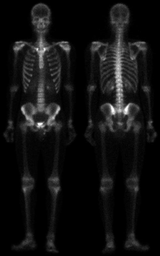
#> input picture python/data/bonescan.tif, 160 x 256 px, shrunk from 1026 x 1641 before the run, found by its file name
$ jupyter execute image_process.ipynb   (older library calls are emulated)
#> lines starting #> are read from the running program, lines starting #| are printed output that depends on the picture; after the words box and inside, x2 and y2 are one past the last pixel; in counts of white or black regions, pixels touching at a corner belong together
#### Bonescan with different iamge process

[cell 1]
import cv2
import matplotlib.pyplot as plt
import numpy as np
import os

[cell 2]
def createFigure(windowName, title, subTitle, image):
    plt.figure(windowName)
    plt.subplots_adjust(left=0.014, right=1-0.014, top=1, bottom=0,hspace=0.2, wspace=0.014)
    plt.suptitle(title, fontsize=14)
    for st,loc,img in zip(subTitle,range(141,145),image):
        setPosition(title=st, position=loc, image=img)

def setPosition(title, position, image):
    plt.subplot(position)
    plt.title(title)
    plt.imshow(image, cmap="gray",aspect="equal")
    plt.axis('off')

def Laplacian(image):

    kernel = np.array([[-1, -1, -1],
                       [-1,  8, -1],
                       [-1, -1, -1]])

    laplacian = cv2.filter2D(image, cv2.CV_32F, kernel)
    g_m = laplacian - laplacian.min()
    L_rescale=(g_m/(g_m.max()-g_m.min()))*255 #rescale[0,255]並轉回原來的uint8形式
    return cv2.convertScaleAbs(L_rescale), cv2.convertScaleAbs(laplacian)

def Sobel(image):
    kernel_UD = np.array([[-1, -2, -1],
                          [ 0,  0,  0],
                          [ 1,  2,  1]])
    kernel_LR = np.array([[-1,  0,  1],
                          [-2,  0,  2],
                          [-1,  0,  1]])
    sobel = cv2.addWeighted(cv2.convertScaleAbs(cv2.filter2D(image, cv2.CV_32F, kernel_UD)),0.5,
                            cv2.convertScaleAbs(cv2.filter2D(image, cv2.CV_32F, kernel_LR)),0.5,0)
    sobel_math =  (cv2.filter2D(image, cv2.CV_32F, kernel_UD)**2 + cv2.filter2D(image, cv2.CV_32F, kernel_LR)**2)**0.5
    sobel_math =cv2.addWeighted(cv2.convertScaleAbs(cv2.filter2D(image, cv2.CV_32F, kernel_UD)),1,
                            cv2.convertScaleAbs(cv2.filter2D(image, cv2.CV_32F, kernel_LR)),1,0)
    return sobel, cv2.convertScaleAbs(sobel_math)

def Sobel_BoxFilter(image):
    box_filter =  np.ones((5,5))/25
    sobel_smooth = cv2.filter2D(image,-1, box_filter)
    return sobel_smooth

def test(img):#410785031
    img = img.astype('int16')
    l = np.clip(cv2.Laplacian(img,cv2.CV_16S, ksize=3),0,255)
    # clip 只將超出限制的壓成min/max 而不是rescale
    # cv2.Laplacian 的kernel[[0 1 0][1 -4 1][0 1 0]]

    sobel_x = cv2.Sobel(img,cv2.CV_16S, dx=1,dy=0,ksize=3)
    sobel_y = cv2.Sobel(img,cv2.CV_16S, dx=0,dy=1,ksize=3)

    a= (np.absolute(sobel_x)+np.absolute(sobel_y))
    sobel_img = np.clip(np.absolute(sobel_x)+np.absolute(sobel_y),0,255)

    # sobel_img 正確但不能確定可以永遠正確

    box_filt = np.clip(cv2.boxFilter(sobel_img,cv2.CV_16S, ksize=(5,5)),0,255)
    b = cv2.boxFilter(sobel_img,cv2.CV_16S, ksize=(5,5))
    # b == box_filt

    mask = np.clip(cv2.multiply(laplacian,box_filt.astype(np.uint8),scale=1/255),0,255)
    # multiply 相乘很多值都會>255用np.clip將她押乘255就會一片白

    # 檔案要轉回 uint8
    sharp_AF = np.clip(cv2.add(img.astype(np.uint8), mask),0,255)

    AF_power = np.clip(255*(sharp_AF/255)**0.4 -20, 0, 255)
    AF_power = np.clip(255*(sharp_AF/255)**0.5, 0, 255)
    g = np.array((255*(orignal_SL/255)**0.5),dtype='uint8')
    AF = 255*(sharp_AF/255)**0.5

if __name__ == '__main__':
    orignal = cv2.imread("./data/bonescan.tif",cv2.IMREAD_GRAYSCALE) #(a)
#> orignal is the input picture: shape (256, 160); min 0, max 255, mean 17.1
    laplacian_show, laplacian= Laplacian(image=orignal) #(b)

    orignal_laplacian = cv2.addWeighted(orignal,1,laplacian,1,0) #(c)
    sobel ,sobel_t= Sobel(image=orignal) #(d)


    sobel_smooth = Sobel_BoxFilter(sobel) #(e)
    sobel_laplacian = cv2.multiply(sobel_smooth, laplacian, scale=1/255) #(f)

    orignal_SL = cv2.addWeighted(orignal,1,sobel_laplacian,1,0) #(g)
    gamma = np.array(1*((orignal_SL)**0.5),dtype='uint8') #(h)
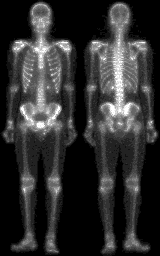
#> gamma: shape (256, 160); min 0, max 15, mean 2.81; drawn with min black and max white

    createFigure(windowName = "A to D",
                 title = "A to D (left to right)",
                 subTitle = ["orignal(a)","laplacian(b)","orignal+laplacian(c)","sobel(d)"],
                 image = [orignal,laplacian_show,sobel_laplacian,sobel])
#> the loop in createFigure, `for st,loc,img in zip(subTitle,range(141,145),image):` made 4 passes
#> st on passes 1 to 4: 'orignal(a)', 'laplacian(b)', 'orignal+laplacian(c)', 'sobel(d)'
    createFigure(windowName = "E to H",
                 title = "E to H (left to right)",
                 subTitle = ["sobel_smooth(e)","sobel_laplacian(f)","orignal+sobel_laplacian(g)","gamma_0.5(h)"],
                 image = [sobel_smooth,sobel_laplacian,orignal_SL,gamma])
#> the loop in createFigure (call 2), `for st,loc,img in zip(subTitle,range(141,145),image):` made 4 passes
    plt.show()

#### DFT and IDFT

[cell 3]
import numpy as np
import matplotlib.pyplot as plt
import cv2

def imshow(titleSet, subSet, imageSet, count):
    num = 0
    for title in titleSet:
        createFigure(windowName = title,
                    title = title + " (left to right)",
                    subTitle = subSet[num : num+count],
                    image = imageSet[num : num+count])
        num+=count

def createFigure(windowName, title, subTitle, image):
    plt.figure(windowName)
    plt.subplots_adjust(left=0.014, right=1-0.014, top=1, bottom=0,hspace=0.2, wspace=0.014)
    plt.suptitle(title, fontsize=14)
    for st,loc,img in zip(subTitle,range(121,123),image):
        setPosition(title=st, position=loc, image=img)

def setPosition(title, position, image):
    plt.subplot(position)
    plt.title(title)
    plt.imshow(image, cmap="gray",aspect="equal")
    plt.axis('off')

def multiplying(img,m,n):
    img = np.array(img,dtype=np.float32)
    for x in range(m):
        for y in range(n):
            if (x+y)%2 == 1:
                img[x][y] = np.array(img[x][y],np.float32)*(-1)
    return img

def DFT(image):
    dft = cv2.dft(np.float32(image), flags=cv2.DFT_COMPLEX_OUTPUT)
    magnitude_spectrum = np.log(cv2.magnitude(dft[:,:,0], dft[:,:,1]))
    magnitude_spectrum = cv2.convertScaleAbs(magnitude_spectrum)
    magnitude_spectrum=cv2.normalize(magnitude_spectrum,0,255,norm_type=cv2.NORM_MINMAX)
    return magnitude_spectrum, dft # for idft

def GLPF(image, D0=30):
    (row, col) = image.shape
    center_row, center_col = int(row/2),int(col/2)
    mask = np.zeros((row,col))
    mask_2 = np.zeros((row,col,2)) # for idft
    for now_row in range(row):
        for now_col in range(col):
            distance = np.sqrt((now_row-center_row)**2+(now_col-center_col)**2)
            tmp = np.exp(-(distance * distance) / (2 * D0 * D0))
            mask[now_row, now_col]=  tmp
            mask_2[now_row, now_col]= tmp
    return mask, mask_2

def IDFT(image):
    idft = cv2.idft(image)
    magnitude_spectrum = cv2.magnitude(idft[:,:,0], idft[:,:,1])
    magnitude_spectrum=cv2.normalize(magnitude_spectrum,0,255,norm_type=cv2.NORM_MINMAX)
    return magnitude_spectrum

if __name__ == '__main__':
    orignal = cv2.imread("./data/integrated-ckt-damaged.tif",cv2.IMREAD_GRAYSCALE) #(a)
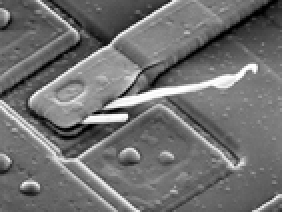
#> input picture python/data/integrated-ckt-damaged.tif, 141 x 106 px, shrunk from 906 x 678 before the run, found by its file name (shown 2 times larger)
#> orignal is the input picture: shape (106, 141); min 0, max 255, mean 112.6
    (M,N) = orignal.shape
#> M = 106; N = 141
    orignal = cv2.resize(orignal,(2*N,2*M))
#> orignal: shape (212, 282)
    (M,N) = orignal.shape
#> M = 212; N = 282
    padding = cv2.copyMakeBorder(orignal, 0, M, 0, N, cv2.BORDER_CONSTANT, value=0) #(b)
    moveToCenter = multiplying(padding.copy(),M,N) #(b)
#> after the loop in multiplying, `for x in range(m):`:
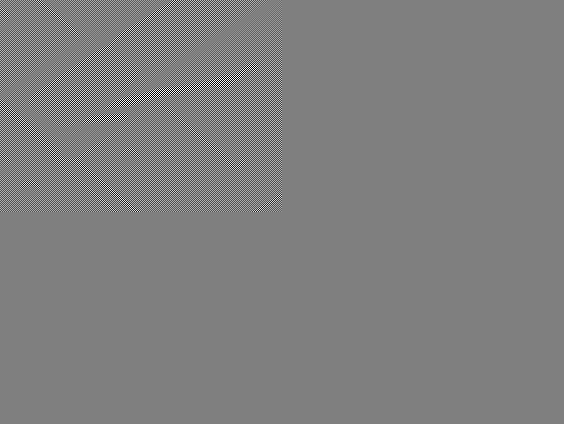
#> img: shape (424, 564) float32; min -255, max 255, mean 0; drawn with min black and max white
    dft, tmp_dft = DFT(moveToCenter) #(d)
    # Centered Gaussian lowpass filter transfer function
    glpf, tmp_glpf= GLPF(dft) #(e)
#> after the loop in GLPF, `for now_row in range(row):`:
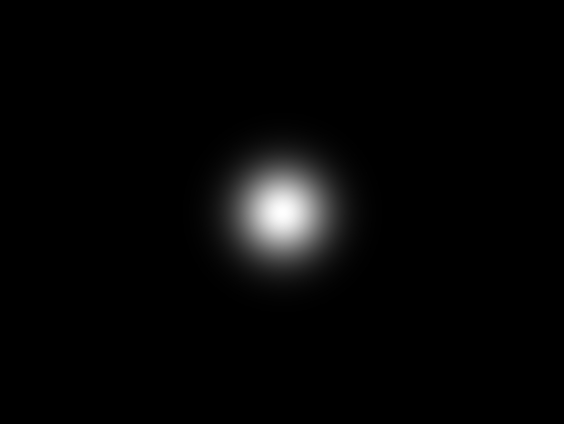
#> mask: shape (424, 564) float64; min 9.31e-31, max 1, mean 0.0236
    hf = glpf * dft #(f)
    #IDFT
    idft = IDFT(tmp_dft*tmp_glpf) #(g)
    #split
    final = idft[:M,:N] #(h)
    np.clip(moveToCenter, 0, 255, moveToCenter) #用於展示(c)
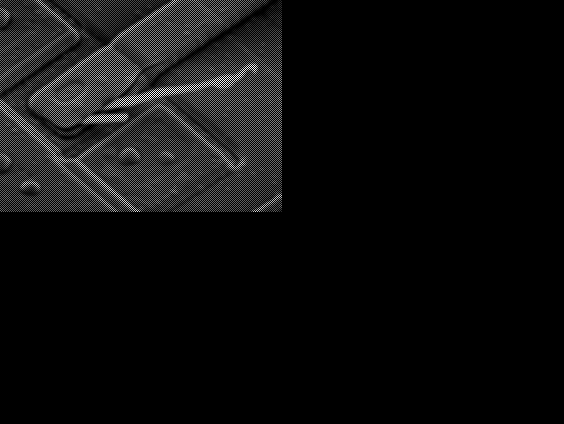
#> moveToCenter: shape (424, 564) float32; 12.5% of pixels changed, all inside (x1, y1, x2, y2) = (0, 0, 282, 212)
    imshow( titleSet = ["A and B", "C and D", "E and F", "G and H"],
            subSet = ["Orignal(a)","Padding(b)","Multiplying(c)","DFT(d)","GLPF(e)","H*F(f)","IDFT(g)","Final(h)"],
            imageSet = [orignal,padding,moveToCenter,dft,glpf,hf,idft,final],
            count=2)
#> after the loop in imshow, `for title in titleSet:`: num = 8
    plt.show()

#### WaterShed

[cell 4]
import numpy as np
import matplotlib.pyplot as plt
import cv2
from scipy.ndimage import label
def segment_on_dt(a, img):
    border = cv2.dilate(img, None, iterations=5)
    border = border - cv2.erode(border, None)

    dt = cv2.distanceTransform(img, cv2.DIST_L2, 3)
    plt.imshow(dt)
    plt.show()
    dt = ((dt - dt.min()) / (dt.max() - dt.min()) * 255).astype(np.uint8)
    _, dt = cv2.threshold(dt, 140, 255, cv2.THRESH_BINARY)
    lbl, ncc = label(dt)
    lbl = lbl * (255 / (ncc + 1))
    # Completing the markers now.
    lbl[border == 255] = 255

    lbl = lbl.astype(np.int32)
    cv2.watershed(a, lbl)
    print("[INFO] {} unique segments found".format(len(np.unique(lbl)) - 1))
    lbl[lbl == -1] = 0
    lbl = lbl.astype(np.uint8)
    return 255 - lbl
def single(img):
    plt.imshow(img, cmap="gray",aspect="equal")
    plt.show()

def imshow(titleSet, subSet, imageSet, count):
    num = 0
    for title in titleSet:
        createFigure(windowName = title,
              title = title,
              subTitle = subSet[num : num+count],
              image = imageSet[num : num+count])
        num+=count

def createFigure(windowName, title, subTitle, image):
    plt.figure(windowName)
    plt.subplots_adjust(left=0.014, right=1-0.014, top=0.85, bottom=0,hspace=0.2, wspace=0.014)
    plt.suptitle(title, fontsize=14)
    for st,loc,img in zip(subTitle,range(121,123),image):
        setPosition(title=st, position=loc, image=img)

def setPosition(title, position, image):
    plt.subplot(position)
    plt.title(title)
    plt.imshow(image, cmap="gray",aspect="equal")
    plt.axis('off')


if __name__ == '__main__':
    img = cv2.imread("./data/coins.jpg")
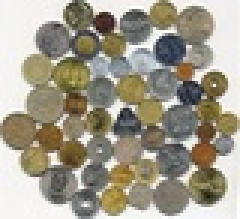
#> input picture python/data/coins.jpg, 80 x 73 px, shrunk from 512 x 466 before the run, found by its file name (shown 3 times larger)
#> img is the input picture: shape (73, 80, 3); mean B, G, R 140.8, 156.6, 162.2
    orignal=cv2.applyColorMap(img, cv2.COLORMAP_BONE)
#> orignal: shape (73, 80, 3)
    orignal = cv2.cvtColor(orignal,cv2.COLOR_BGR2GRAY)
#> orignal: shape (73, 80)
    blur = cv2.blur(orignal,(5,5))
    orignal[orignal>235]=0
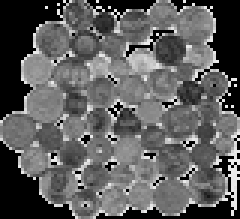
#> orignal: shape (73, 80) (shown 3 times larger); min 0, max 235, mean 93.4
    imshow(titleSet=["black_bg and blur"],subSet=["black_bg","blur"],imageSet=[orignal,blur],count=2)
#> after the loop in imshow, `for title in titleSet:`: num = 2

    ret, thresh_bg = cv2.threshold(orignal,0,255,cv2.THRESH_BINARY+cv2.THRESH_OTSU)
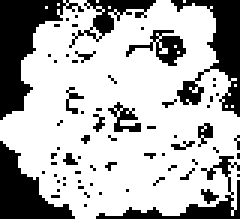
#> thresh_bg: shape (73, 80) (shown 3 times larger); 69.4% white; 68 black regions (59 under 20 px), largest, box (x1, y1, x2, y2) and area: (0, 0, 28, 40) 444, (57, 0, 80, 39) 350, (0, 47, 25, 73) 303
#> ret = 70
    ret2, thresh_blur = cv2.threshold(blur,0,255,cv2.THRESH_BINARY_INV+cv2.THRESH_OTSU)
#> thresh_blur: shape (73, 80); 71.7% white; 16 black regions (9 under 20 px), largest, box (x1, y1, x2, y2) and area: (0, 0, 22, 40) 488, (58, 0, 80, 39) 370, (0, 47, 25, 73) 330
#> ret2 = 174
    thresh = cv2.add(thresh_bg,thresh_blur)
#> thresh: shape (73, 80); 77.4% white; 20 black regions (14 under 20 px), largest, box (x1, y1, x2, y2) and area: (0, 0, 22, 40) 433, (0, 47, 25, 73) 302, (58, 0, 80, 39) 295, (59, 52, 80, 73) 129, (30, 0, 52, 6) 68, (39, 69, 55, 73) 40
    imshow(titleSet=["threshold"],subSet=["bg","blur"],imageSet=[thresh_bg,thresh_blur],count=2)

    kernel = np.ones((3,3),np.uint8)
    opening = cv2.morphologyEx(thresh,cv2.MORPH_OPEN, kernel, iterations = 4)
#> opening: shape (73, 80); 72.4% white; 8 black regions (7 under 20 px), largest, box (x1, y1, x2, y2) and area: (0, 0, 80, 73) 1595
    imshow(titleSet=["thresh and opening"],subSet=["thresh","opening"],imageSet=[thresh,opening],count=2)

    dist_transform = cv2.distanceTransform(opening,cv2.DIST_L2,3)
    ret, sure_fg = cv2.threshold(dist_transform,0.5*dist_transform.max(),255,0)
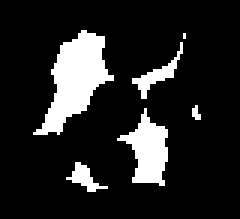
#> sure_fg: shape (73, 80) float32 (shown 3 times larger); 13.9% white; 6 white regions (2 under 20 px), largest, box (x1, y1, x2, y2) and area: (11, 10, 38, 45) 437, (39, 36, 56, 62) 229, (44, 14, 61, 33) 78, (22, 54, 36, 64) 55
#> ret = 8.41
    imshow(titleSet=["dist_transform and sure_fg"],subSet=["dist_transform","sure_fg"],imageSet=[dist_transform, sure_fg],count=2)

    kernel = np.ones((3,3),np.uint8)
    sure_bg = cv2.dilate(opening,kernel,iterations=4)
#> sure_bg: shape (73, 80); 90.9% white; 4 black regions, box (x1, y1, x2, y2) and area: (0, 0, 17, 33) 217, (73, 0, 80, 33) 148, (0, 54, 19, 73) 137, (67, 56, 80, 73) 31
    sure_fg = np.uint8(sure_fg)
    unknown = cv2.subtract(sure_bg,sure_fg)
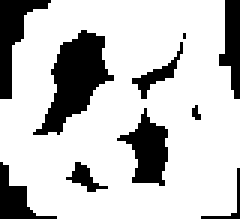
#> unknown: shape (73, 80) (shown 3 times larger); 77% white; 10 black regions (2 under 20 px), largest, box (x1, y1, x2, y2) and area: (11, 10, 38, 45) 437, (39, 36, 56, 62) 229, (0, 0, 17, 33) 217
    imshow(titleSet=["sure_bg and subtract"],subSet=["sure_bg","subtract"],imageSet=[sure_bg,unknown],count=2)

    ret, markers = cv2.connectedComponents(sure_fg)
#> ret = 7
    markers = markers+1
    markers[unknown==255] = 0
    markers = cv2.watershed(img, markers)
    img[markers == -1] = [0,0,255]
    img=cv2.cvtColor(img, cv2.COLOR_BGR2RGB)

    imshow(titleSet=["Result"],subSet=["color","edge"],imageSet=[markers,img],count=2)
    plt.show()
    result=segment_on_dt(img, opening)
#> in segment_on_dt, `lbl, ncc = label(dt)`: ncc = 8
#| [INFO] 9 unique segments found
    c=cv2.applyColorMap(result, cv2.COLORMAP_JET)
    single(c)
